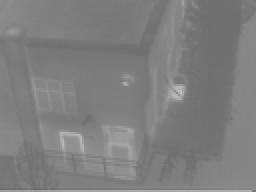
%> input picture 1.bmp, 128 x 96 px, shrunk from 384 x 288 before the run (shown 2 times larger)
$ octave main.m   (GNU Octave 9; MATLAB toolbox functions it lacks are replaced by stand-ins)
%> lines starting %> are read from the running program, lines starting %| are printed output that depends on the picture
### lwlr.m
function yHat = lwlr(testMat, xMat, yMat, k) %xMat: x; yMat:y
    [row, ~] = size(testMat);
    yHat = zeros(1, row);
    for i = 1:1:row
        yHat(i) = lwlrPoint(testMat(i,:), xMat, yMat, k);
    end
end

### lwlrPoint.m
function yHatPoint = lwlrPoint(point, xMat, yMat, k)
     [row , ~] = size(xMat);
     weights = zeros(row, row);
     for i = 1:1:row
         diffMat = point - xMat(i, :);
         weights(i,i) = exp(diffMat * diffMat.' / (-2.0 * (k ^ 2)));
     end
     xTx = xMat.' * (weights * xMat);
     if det(xTx) == 0
          disp('This matrix is singular, cannot do inverse');
     end
     theta = xTx^-1 * (xMat.' * (weights * yMat));
     yHatPoint = point * theta;
end

### PSO_opt.m
function [ Thr ] = PSO_opt(img,T,h_in,c_s,h_g,AHV,M0, N, ger,limit)

d = 1;
vlimit = [-5, 5];
w = 0.8;
c1 = 0.5;
c2 = 0.5;
x = zeros(N,d);
for i = 1:d
    R = rand(N,1);
    x(:,i) = round(limit(i, 1) + (limit(i, 2) - limit(i, 1)) * R);
end
v = rand(N, d);
xm = x;
ym = zeros(1, d);
fxm = 100000*ones(N, 1);
fym = 100000;

% update
iter = 1;
% record = zeros(ger);
% record_iter = zeros(ger,d);
fx = zeros(N,1);

while iter <= ger

     for i = 1 : N
         fx(i,1) = Fun(x(i,:)', img,T,h_in,c_s,h_g,AHV,M0);
     end

     for i = 1:N
        if fxm(i,1) > fx(i,1)
            fxm(i,1) = fx(i,1);
            xm(i,:) = x(i,:);
        end
     end

    if fym > min(fxm)
            [fym, nmax] = min(fxm);
            ym = xm(nmax, :);
    end

%     [record_iter(iter,1),nmax] = min(fx);
%     record_iter(iter,2) = x(nmax, 1);

    v = v * w + c1 * rand * (xm - x) + c2 * rand * (repmat(ym, N, 1) - x); % velocity update

    for i = 1 : N
        if v(i,1) < vlimit(1,1)
            v(i,1) = vlimit(1,1);
        end
        if v(i,1) > vlimit(1,2)
            v(i,1) = vlimit(1,2);
        end
    end

    x =  x + v ; % position update

    for i = 1 : N
        if x(i,1) < limit(1,1)
            x(i,1) = limit(1,1);
        end
        if x(i,1) > limit(1,2)
            x(i,1) = limit(1,2);
        end
    end

%     record(iter) = fym;
    iter = iter+1;
end

Thr = round(ym);
end

### main.m
% This Matlab file demomstrates an IR image enhancement algorithm based on Minjie Wan et al's paper:
% "Infrared image enhancement using adaptive histogram partition and brightness correction" published by Remote Sensing (2018)
% Author: Minjie Wan, all rights reserved
% E-mail: minjiewan1992@njust.edu.cn
% https://github.com/MinjieWan/Infrared-image-enhancement-using-adaptive-histogram-partition-and-brightness-correction

clear all;
close all;
clc;

% parameter setting
sig = 0.7;
sigma = 3;
thr_hat = 0;
L = 256;
alpha = 0.005;
W = 9;
N = 10; % particle number of PSO
ger = 10; % iteration of PSO
ga1 = 0.6;

% load the input IR image
path = '1.bmp';
img = imread(path);
%> img is the input picture: size 96x128x3 uint8; mean R, G, B 126.5, 126.5, 126.5
[row,~,dim] = size(img);
%> row = 96; dim = 3
if dim ~= 1
    img = rgb2gray(img);
%> img: size 96x128 uint8
end
img = img(1:row-3,:);
%> img: size 93x128 uint8
figure(1);
imshow(img);
title('input IR image');

tic;
[row,col] = size(img);
%> row = 93; col = 128
h_in = imhist(img);
%> h_in = 256 values, max 581 at index 128, min 0 at index 1, mean 46.5
h_in(256,1) = 0;
h_in = h_in / sum(h_in);
%> h_in = 256 values, max 0.0488 at index 128, min 0 at index 1, mean 0.00391

C = zeros(row,col); % calculate the local contrast weighted distribution
for i = 2 : row - 1
    for j = 2 : col - 1
        m1 = abs(img(i,j) - img(i+1,j));
        m2 = abs(img(i,j) - img(i-1,j));
        m3 = abs(img(i,j) - img(i,j+1));
        m4 = abs(img(i,j) - img(i,j-1));
        C(i,j) = double((m1+m2+m3+m4)/4);
    end
end
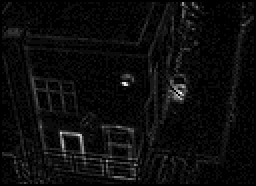
%> C: size 93x128 double (shown 2 times larger); min 0, max 21, mean 1; drawn with min black and max white

h_g = zeros(256,1);
for i = 2 : row - 1
    for j = 2 : col - 1
        tmp = img(i,j) + 1;
        h_g(tmp,1) = h_g(tmp,1) + Local_contrast([i,j], C);
    end
end
%> after the loop, h_g = 256 values, max 9.04 at index 128, min 0 at index 1, mean 0.987
h_g = h_g / sum(h_g);
%> h_g = 256 values, max 0.0358 at index 128, min 0 at index 1, mean 0.00391

%LOWESS
count = (1:256)';
y = h_in;
%> y has the same summary as h_in
x = [ones(length(y),1) count];
y_hat = lwlr(x, x, y, sigma);
%> the loop in lwlr, `for i = 1:1:row` made 256 passes
%> (theta in lwlrPoint, yHatPoint in lwlrPoint) on passes 1 to 3: ([-2.09e-295; 6.82e-296], -1.41e-295), ([-3.06e-290; 8.78e-291], -1.31e-290), ([-4.36e-285; 1.09e-285], -1.1e-285)
%> after the loop in lwlr, `for i = 1:1:row`: yHat = 256 values, max 0.042 at index 126, min -7.46e-79 at index 251, mean 0.00391
%> y_hat has the same summary as yHat in lwlr
y_hat = y_hat';
y_hat (y_hat< thr_hat) = 0;

%local minima examination
flag = 0;
count = 1;
while flag == 0                  % the first non-zero
    if h_in(count) == 0
        count = count + 1;
    else
        flag = 1;
        m1 = count; %
    end
end
%> after the loop, count = 111; flag = 1; m1 = 111

flag = 0;
count = 256;
while flag == 0                    % the last non-zero
    if h_in(count) == 0
        count = count - 1;
    else
        flag = 1;
        m2 = count;
    end
end
%> after the loop, count = 196; m2 = 196

% s:stors all the valleys
s = zeros(1,1);
s(1,1) = m1;
s(1,2) = h_in(m1);
count = 2;
for i = m1 + (W + 1)/2  : m2 - (W + 1)/2
    if y_hat(i) == min(y_hat(i - (W - 1)/2  : i + (W - 1)/2))
        s(count,1) = i;
        s(count,2) = h_in(i);
        count = count + 1;
    end
end
%> this loop made 76 passes
%> after the loop, count = 2; s = [111 8.4e-05]
s(count,1) = m2;
s(count,2) = h_in(m2);

% fore-and background recognition
count_s = count - 1;                % number of intervals
%> count_s = 1
c_s = zeros(count_s,1);
AHV = zeros(count_s,4);
for i  = 1 : count_s
    if i == 1
        AHV(i,3) = s(i,1);
    else
        AHV(i,3) = s(i,1) + 1;
    end
    AHV(i,4) = s(i+1,1);
    t = AHV(i,4) - AHV(i,3) + 1;
    sub_h = h_in(AHV(i,3):AHV(i,4));
    c_s(i,1) = sum(sub_h);
    AHV(i,1) = c_s(i,1) * (row*col) / t;
end
%> this loop made 1 pass
%> t on pass 1: 86
%> after the loop, AHV = [138.4 0 111 196]
AHV(:,1) = AHV(:,1) / max(AHV(:,1));
level = graythresh(AHV(:,1));     % Otsu
%> level = 0

for i = 1 : count_s
    if AHV(i,1) >= level
        AHV(i,2) = 0;             % background
    else
        AHV(i,2) = 1;             % foreground
    end
end
%> this loop made 1 pass
%> after the loop, AHV = [1 0 111 196]
s1 = 0;
for i = 1 : count_s
    if AHV(i,2) == 0
        s1 = s1 + AHV(i,4) - AHV(i,3);
    end
end
%> this loop made 1 pass
%> s1 on pass 1: 85

T = m2 - m1 + 1;
%> T = 86
path = 'Ref.tif';
Ref = imread(path);
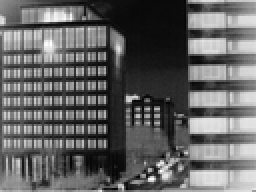
%> input picture Ref.tif, 128 x 96 px, shrunk from 384 x 288 before the run (shown 2 times larger)
%> Ref is the input picture: size 96x128 uint8; min 0, max 255, mean 98.8
[~,~,dim] = size(Ref);
%> dim = 1
if dim ~= 1
    Ref = rgb2gray(Ref);
end
M0 = mean2(Ref);
%> M0 = 98.85

% brightness correction using PSO
s1 = 0;
for i = 1 : count_s
    if AHV(i,2) == 0
        s1 = s1 + AHV(i,4) - AHV(i,3);
    end
end
limit = [0, 255-s1];  % position limitation of particles
%> limit = [0 170]
D_thr  = PSO_opt( img,T,h_in,c_s,h_g,AHV,M0, N, ger,limit );
%> after the loop in PSO_opt, `for i = 1:d`: x = [144; 129; 71; 44; 87; 69; 133; 52; 81; 99]
%> the loop in PSO_opt, `while iter <= ger` made 10 passes
%> (fym, nmax, ym) on passes 1 to 6: (5.56, 6, 69), (4.17, 8, 57), (0.928, 8, 61), (0.507, 6, 61.61), (0.395, 9, 62.7), (0.0774, 5, 62.19)
%> after the loop in PSO_opt, `while iter <= ger`: fx = [30.36; 18.31; 1.97; 1.33; 1.26; 1.57; 21.52; 0.493; 1.26; 2.89]; fxm = [30.36; 18.31; 0.226; 0.202; 0.0774; 0.136; 21.52; 0.493; 0.194; 1.5]; iter = 11; v = [-5; -5; -2.58; -0.134; 3.52; -2.1; -5; 1.48; 0.189; 2.32]; xm = [99.67; 84.78; 61.89; 62.32; 62.19; 61.98; 88.75; 61.62; 61.92; 64]
%> in PSO_opt, `Thr = round(ym);`: Thr = 62
%> D_thr = 62

% calculate the enhanced image using the optimized minimal grayscale D_thr
D = zeros(count_s,1);
tmp = 0;
GCDF = zeros(count_s,1);
for i = 1 : count_s
    if AHV(i,2) == 0
        D(i,1) = (AHV(i,4) - AHV(i,3) + 1) * (L - D_thr ) / T;
        tmp = tmp + D(i,1);
    else
        t = [AHV(i,3),AHV(i,4)];
        ga = Gamma(t, h_in, ga1);
        GCDF(i,1) = c_s(i,1) ^ ga;
    end
end
%> this loop made 1 pass
%> tmp on pass 1: 194
for i = 1 : count_s
    if AHV(i,2) == 1
        D(i,1) = (L  - D_thr - tmp) * GCDF(i,1) / sum(GCDF);
    end
end
D = round(D);
%> D = 194
X  = zeros(count_s,2);
for i = 1 : count_s
    if i == 1
        D0 = D_thr;
    end
    X(i,1) = D0;
    X(i,2) = D0 + D(i,1)-1 ;
    D0 = D0 + D(i,1);
end
%> this loop made 1 pass
%> D0 on pass 1: 256
%> after the loop, X = [62 255]

y = zeros(256,1);
for i = 1 : count_s
    if AHV(i,2) == 0
        I = (AHV(i,3):AHV(i,4))';
        y(AHV(i,3):AHV(i,4)) = D(i) * (I - AHV(i,3)) / (AHV(i,4) - AHV(i,3)) + X(i,1);
    else
        hc = h_g(AHV(i,3):AHV(i,4));
        if sum(hc) == 0
            hc = zeros(AHV(i,4) - AHV(i,3) + 1, 1);
        else
            hc = hc / sum(hc);
        end
        cc = cumsum(hc);
        y(AHV(i,3):AHV(i,4)) = X(i,1) + (X(i,2) - X(i,1)) .* cc;
    end

end
%> after the loop, I = 86 values from 111 to 196; y = 256 values, max 256 at index 196, min 0 at index 1, mean 53.41

F = double(img);
for i = 1 : row
    for j = 1 : col
        F(i,j) = y(img(i,j)+1,1);
    end
end
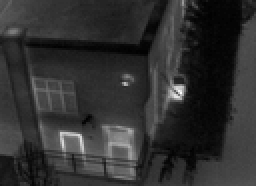
%> F: size 93x128 double (shown 2 times larger); min 62, max 256, mean 98.7; drawn with min black and max white
eps = abs(mean2(F)-mean2(Ref));
%> eps = 0.117

% display the enhanced image
F = F / max(max(F));
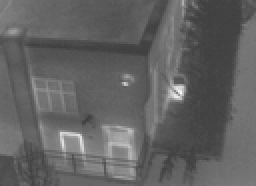
%> F: size 93x128 double (shown 2 times larger); min 0.242, max 1, mean 0.386
toc;
figure(2);
imshow(F);
title('enhanced image');
